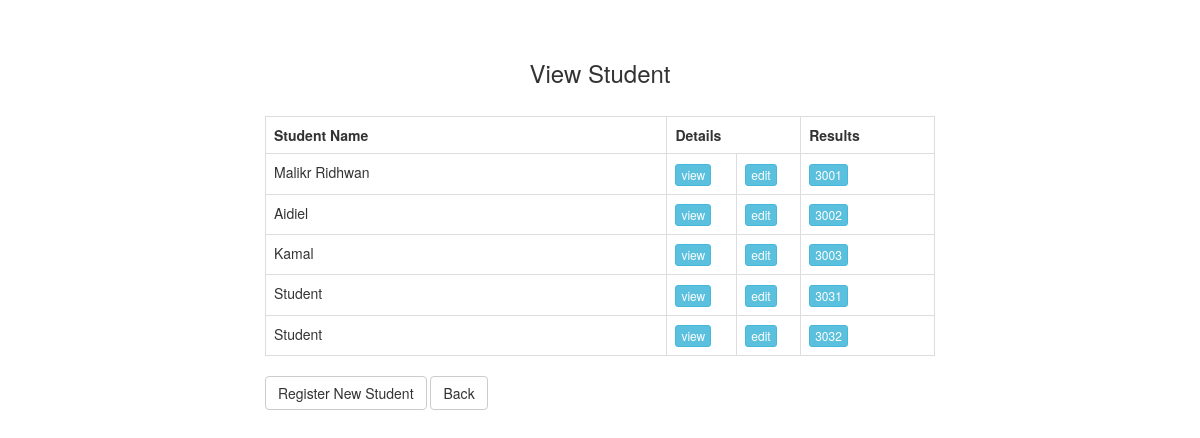
The page /GDviewStudent.php (signed in) on the database its author committed.
### tables this page shows
CREATE TABLE `student` (
  `StudID` int(10) NOT NULL,
  `StudFName` varchar(50) NOT NULL,
  `StudLName` varchar(50) NOT NULL,
  `StudGender` char(1) NOT NULL,
  `StudAge` int(2) NOT NULL,
  `StudEmail` varchar(30) NOT NULL,
  `StudPass` varchar(20) NOT NULL,
  `StudMyKid` varchar(12) NOT NULL,
  `StudAllergies` varchar(100) DEFAULT NULL,
  `GuardID` int(12) NOT NULL,
  `ClassID` char(2) NOT NULL
);

### GDviewStudent.php (the view, shortened to what this page needs)
<?php
 $connect = mysqli_connect("localhost", "root", "", "group11_db");
 $query = "SELECT * FROM student WHERE GuardID = '".$_SESSION['sesh_id']."'";
 $result = mysqli_query($connect, $query);
 ?>
 <!DOCTYPE html>
 <html>
      <head>
           <link rel="stylesheet" href="https://maxcdn.bootstrapcdn.com/bootstrap/3.3.6/css/bootstrap.min.css" />
      </head>
      <body>
           <br /><br />
           <div class="container" style="width:700px;">
                <h3 align="center"> View Student </h3>
                <br />
                <div class="table-responsive">
                     <table class="table table-bordered">
                          <tr>
                               <th width="60%">Student Name</th>
                               <th width="20%" colspan=2>Details</th>
							   <th width="20%">Results</th>
                          </tr>
                          <?php
							  while($row = mysqli_fetch_array($result))
							  {
								  ?>
								  <tr>
									   <td><?php echo $row["StudFName"]; ?></td>
									   <td><input type="button" name="view" value="view" id="<?php echo $row["StudID"]; ?>" class="btn btn-info btn-xs view_data" /></td>
											<form role="form" method="get" action="">
												<td><button type="submit" name="edit" value="<?php echo $row["StudID"]; ?>" id="<?php echo $row["StudID"]; ?>" class="btn btn-info btn-xs" >edit</button></td>
									   <td><input type="submit" name="view" value="<?php echo $row["StudID"]; ?>" id="<?php echo $row["StudID"]; ?>" class="btn btn-info btn-xs"/></td>
											</form>
								  </tr>
								  <?php
							  }
							  ?>
                     </table>
					 <button type="button" class="btn btn-default" onclick="window.location='registerstudent.php';" >Register New Student</button>
					 <button type="button" class="btn btn-default" onclick="window.location='MainPageSKBT.php';" >Back</button>
                </div>
           </div>
      </body>
 </html>

### rows shown on the page
student: StudFName "Malikr Ridhwan", view "3001"
student: StudFName "Aidiel", view "3002"
student: StudFName "Kamal", view "3003"
student: StudFName "Student", view "3031"
student: StudFName "Student", view "3032"
